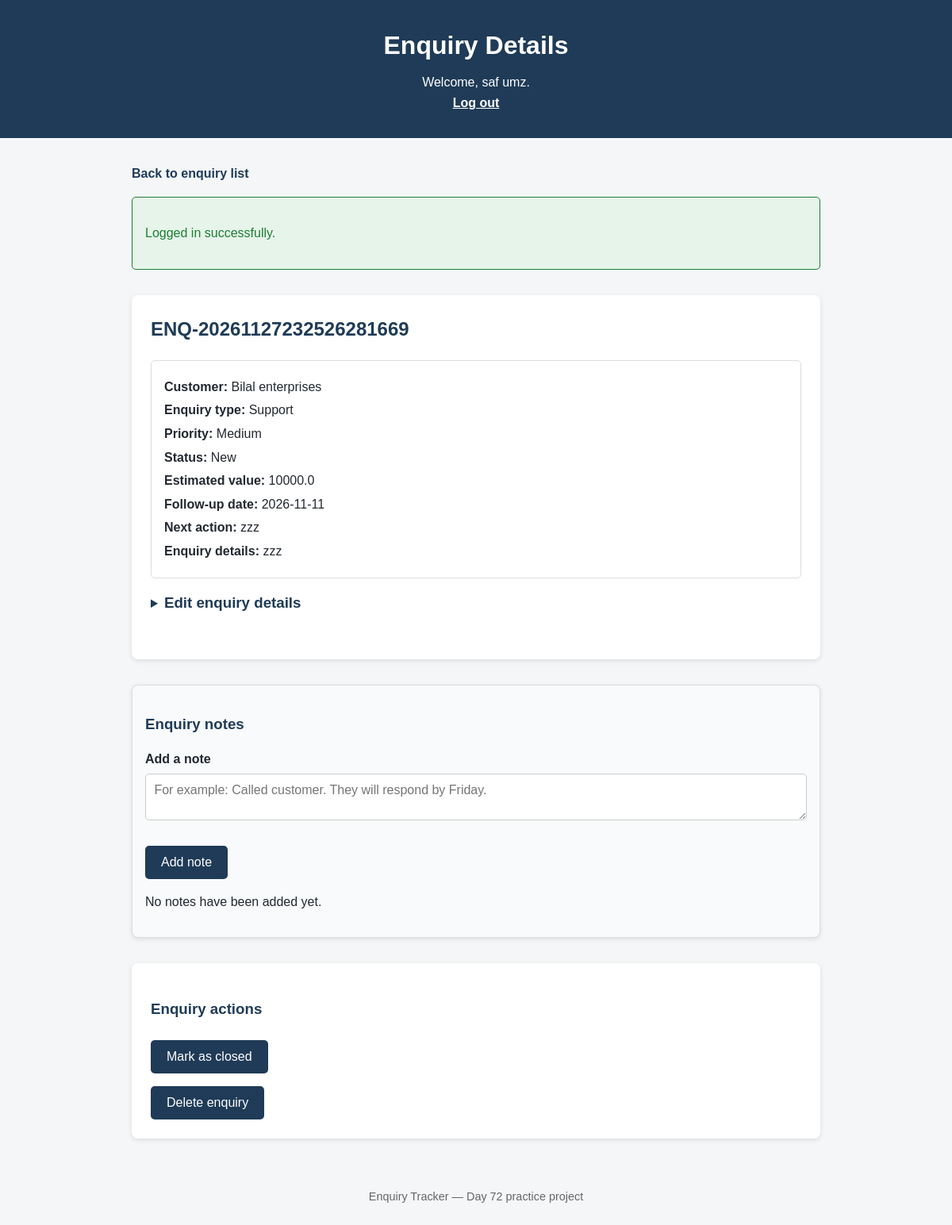
Page /enquiry/ENQ-20261127232526281669 (signed in) on the committed database.
### tables this page shows
CREATE TABLE enquiries (
    id INTEGER PRIMARY KEY AUTOINCREMENT,
    reference_number TEXT UNIQUE NOT NULL,
    user_id INTEGER NOT NULL,
    customer_name TEXT NOT NULL,
    customer_email TEXT NOT NULL,
    customer_phone TEXT NOT NULL,
    enquiry_type TEXT NOT NULL,
    priority TEXT NOT NULL,
    status TEXT NOT NULL DEFAULT 'New',
    assigned_to TEXT NOT NULL,
    enquiry_source TEXT NOT NULL,
    estimated_value REAL NOT NULL DEFAULT 0,
    follow_up_date TEXT,
    enquiry_details TEXT,
    next_action TEXT,
    created_at TEXT NOT NULL,
    updated_at TEXT NOT NULL,
    FOREIGN KEY (user_id) REFERENCES users (id)
);

### app.py (the view)
@app.route("/enquiry/<reference_number>")
@login_required
def enquiry_details(reference_number):
    connection = get_database_connection()
    try:
        enquiry = connection.execute(
            SELECT_ENQUIRY_BY_REFERENCE_AND_USER,
            (reference_number, session["user_id"])
        ).fetchone()
        if enquiry is None:
            connection.close()
            set_message("Enquiry not found.", "error")
            return redirect(url_for("index"))
        notes = connection.execute(
            SELECT_NOTES_BY_ENQUIRY,
            (enquiry["id"],)
        ).fetchall()
        connection.close()
        message, message_type = get_message()
        return render_template(
            "enquiry.html",
            enquiry=enquiry,
            notes=notes,
            message=message,
            message_type=message_type
        )
    except sqlite3.Error:
        connection.close()
        set_message("A database error occurred while loading the enquiry. Please try again.", "error")
        return redirect(url_for("index"))

### app.py (called while the page is built)
def get_database_connection():
    connection = sqlite3.connect(DATABASE_FILE)
    connection.row_factory = sqlite3.Row
    return connection

def get_message():
    message = session.pop("message", "")
    message_type = session.pop("message_type", "success")
    return message, message_type

def login_required(view_function):
    @wraps(view_function)
    def protected_view(*args, **kwargs):
        if session.get("user_id") is None:
            set_message("Please log in to access the Enquiry Tracker.", "error")
            return redirect(url_for("login"))
        return view_function(*args, **kwargs)
    return protected_view

### templates/enquiry.html (shortened to what this page needs)
<!DOCTYPE html>
<html lang="en">
<head>
    <link rel="stylesheet" href="{{ url_for('static', filename='styles.css') }}">
</head>
<body>
    <header>
        <h1>Enquiry Details</h1>
        <p>
            Welcome, {{ session['user_name'] }}.
        </p>
        <p>
            <a href="/logout">
                Log out
            </a>
        </p>
    </header>
    <main>
        <p>
            <a href="{{ url_for('index') }}">
                Back to enquiry list
            </a>
        </p>
        {% if message %}
            <div class="message {{ message_type }}">
                {% if message_type == "error" %}
                    <ul>
                        {% for error in message %}
                            <li>{{ error }}</li>
                        {% endfor %}
                    </ul>
                {% else %}
                    <p>{{ message }}</p>
                {% endif %}
            </div>
        {% endif %}
        {% if enquiry %}
            <section>
                <h2>
                    {{ enquiry.reference_number }}
                </h2>
                <div class="enquiry-card">
                    <p>
                        <strong>
                            Customer:
                        </strong>
                        {{ enquiry.customer_name }}
                    </p>
                    <p>
                        <strong>
                            Enquiry type:
                        </strong>
                        {{ enquiry.enquiry_type }}
                    </p>
                    <p>
                        <strong>
                            Priority:
                        </strong>
                        {{ enquiry.priority }}
                    </p>
                    <p>
                        <strong>
                            Status:
                        </strong>
                        {{ enquiry.status }}
                    </p>
                    <p>
                        <strong>
                            Estimated value:
                        </strong>
                        {{ enquiry.estimated_value }}
                    </p>
                    {% if enquiry.follow_up_date %}
                        <p>
                            <strong>
                                Follow-up date:
                            </strong>
                            {{ enquiry.follow_up_date }}
                        </p>
                    {% endif %}
                    {% if enquiry.next_action %}
                        <p>
                            <strong>
                                Next action:
                            </strong>
                            {{ enquiry.next_action }}
                        </p>
                    {% endif %}
                    {% if enquiry.enquiry_details %}
                        <p>
                            <strong>
                                Enquiry details:
                            </strong>
                            {{ enquiry.enquiry_details }}
                        </p>
                    {% endif %}
                </div>
                <details>
                    <summary>
                        <h3>
                            Edit enquiry details
                        </h3>
                    </summary>
                </details>
            </section>
            <section class="notes-section">
                <h3>
                    Enquiry notes
                </h3>
                <form method="POST" action="/add-note/{{ enquiry.reference_number }}">
                    <label for="note-text">
                        Add a note
                    </label>
                    <textarea
                        id="note-text"
                        name="note-text"
                        placeholder="For example: Called customer. They will respond by Friday."
                    ></textarea>
                    <button type="submit">
                        Add note
                    </button>
                </form>
                {% if notes %}
                    <ul class="notes-list">
                        {% for note in notes %}
                            <li>
                                <p>
                                    <strong>
                                        {{ note.created_at }}
                                    </strong>
                                </p>
                                <p>
                                    {{ note.note_text }}
                                </p>
                            </li>
                        {% endfor %}
                    </ul>
                {% else %}
                    <p>
                        No notes have been added yet.
                    </p>
                {% endif %}
            </section>
            <section>
                <h3>
                    Enquiry actions
                </h3>
                {% if enquiry.status == "Closed" %}
                    <form
                        method="POST"
                        action="/reopen-enquiry/{{ enquiry.reference_number }}"
                        onsubmit="return confirm('Are you sure you want to reopen this enquiry?');"
                    >
                        <button type="submit" class="reopen-button">
                            Reopen enquiry
                        </button>
                    </form>
                {% else %}
                    <form
                        method="POST"
                        action="/close-enquiry/{{ enquiry.reference_number }}"
                        onsubmit="return confirm('Are you sure you want to close this enquiry?');"
                    >
                        <button type="submit" class="close-button">
                            Mark as closed
                        </button>
                    </form>
                {% endif %}
                <form
                    method="POST"
                    action="/delete-enquiry/{{ enquiry.reference_number }}"
                    onsubmit="return confirm('Are you sure you want to delete this enquiry? This action cannot be undone.');"
                >
                    <button type="submit" class="delete-button">
                        Delete enquiry
                    </button>
                </form>
            </section>
        {% endif %}
    </main>
    <footer>
        <p>
            Enquiry Tracker — Day 72 practice project
        </p>
    </footer>
</body>
</html>

### static/styles.css (style rules this page uses)
* { box-sizing: border-box; }
body { margin: 0; font-family: Arial, sans-serif; background-color: #f4f6f8; color: #222831; line-height: 1.6; }
header { background-color: #1f3b57; color: #ffffff; padding: 2rem 1rem; text-align: center; }
header h1 { margin: 0 0 0.5rem 0; font-size: 2rem; color: #ffffff; }
header p { margin: 0; font-size: 1rem; color: #ffffff; }
header a { color: #ffffff; font-weight: bold; text-decoration: underline; }
main { max-width: 900px; margin: 2rem auto; padding: 0 1rem; }
section { background-color: #ffffff; padding: 1.5rem; margin-bottom: 2rem; border-radius: 8px; box-shadow: 0 2px 6px rgba(0, 0, 0, 0.1); }
h2 { margin-top: 0; color: #1f3b57; }
h3 { color: #1f3b57; margin-bottom: 0.5rem; }
label { display: block; margin-top: 1rem; font-weight: bold; }
input, select, textarea { width: 100%; padding: 0.65rem; margin-top: 0.35rem; border: 1px solid #cccccc; border-radius: 5px; font-size: 1rem; font-family: Arial, sans-serif; }
textarea { resize: vertical; }
button { margin-top: 1.5rem; padding: 0.75rem 1.25rem; border: none; border-radius: 5px; font-size: 1rem; cursor: pointer; }
button[type="submit"] { background-color: #1f3b57; color: #ffffff; }
.close-button { background-color: #1e7e34; color: #ffffff; margin-top: 1rem; }
.delete-button { background-color: #b71c1c; color: #ffffff; margin-top: 1rem; }
a { color: #1f3b57; font-weight: bold; text-decoration: none; }
.message { padding: 1rem; margin-bottom: 2rem; border-radius: 5px; }
.message.success { background-color: #e6f4ea; color: #1e7e34; border: 1px solid #1e7e34; }
.enquiry-card { border: 1px solid #dddddd; border-radius: 5px; padding: 1rem; margin-bottom: 1rem; }
.enquiry-card p { margin: 0.25rem 0; }
.notes-section { margin-top: 2rem; padding: 1rem; background-color: #f9fafb; border: 1px solid #dddddd; border-radius: 8px; }
footer { text-align: center; padding: 1rem; color: #666666; font-size: 0.9rem; }
details { margin-bottom: 2rem; }
details summary { cursor: pointer; font-weight: bold; color: #1f3b57; }
details summary h3 { display: inline; margin: 0; }

### rows in the picture
enquiries: reference_number "ENQ-20261127232526281669", customer_name "Bilal enterprises", enquiry_type "Support", priority "Medium", status "New", estimated_value "10000.0", follow_up_date "2026-11-11", next_action "zzz", enquiry_details "zzz"

### other values in the picture
{{ session['user_name'] }} "saf umz"
{{ message }} "Logged in successfully."
